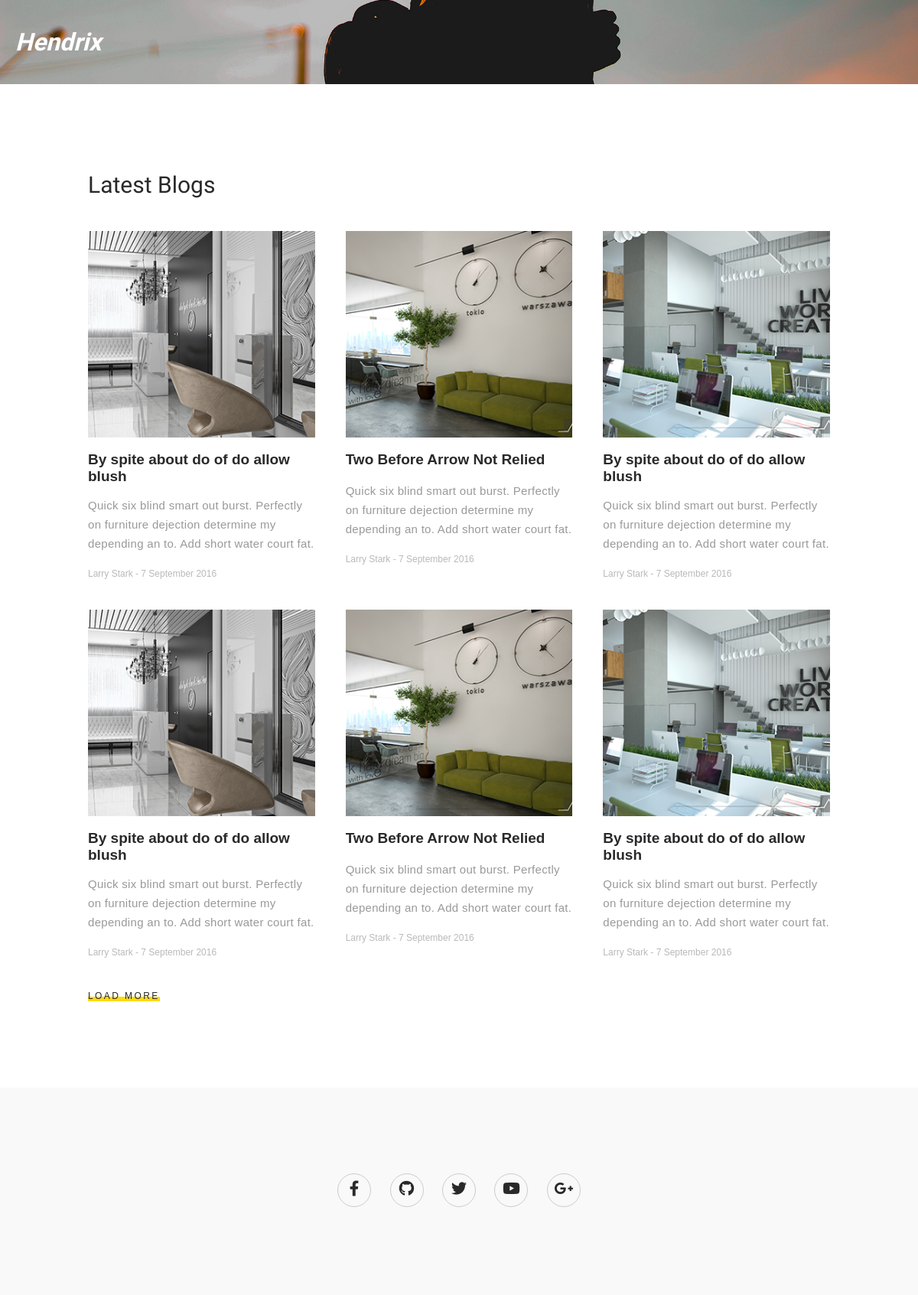
Screenshot of /blog/ with the database file from the repository.
### app/models.py (models this page shows)
class Blog(db.Model):
    id = db.Column(db.Integer, primary_key=True)
    blog_title = db.Column(db.String(80), nullable=False)
    blog_img = db.Column(db.String(50), nullable=False)
    blog_content = db.Column(db.Text, nullable=False)
    blog_author = db.Column(db.String(50), nullable=False)
    blog_date = db.Column(db.DateTime)
    blog_status = db.Column(db.String(10), nullable=False)
    blog_info = db.Column(db.String)

### blog/routes.py (the view)
@blogs.route('/')
def blogndex():
    blogs = Blog.query.limit(6).all()
    return render_template('blog_main.html', blogList = blogs)

### app/templates/blog_main.html (shortened to what this page needs)
<!DOCTYPE html>
<html lang="en">
<head>
    <link rel="stylesheet" href="../static/css/blog_main.css">
    <link rel="stylesheet" href="https://cdnjs.cloudflare.com/ajax/libs/font-awesome/5.15.1/css/all.min.css">
</head>
<body>
    <section id='blog_header'>
        <div class="nav">
            <div class="blog_nav">
                <div class="blog_left">
                    <a href="#blog_header" class="logo">Hendrix</a>
                </div>
            </div>
        </div>
    </section>
    <section id=blog_body>
        <div class="container">
            <div class="title">Latest Blogs</div>
            <div class="row">
                {% for blog in blogList %}
                <div class="blog_inner1">
                    <div class="blogphoto1">
                        <img src="{{blog.blog_img}}" alt="">
                    </div>
                    <br>
                    <a href="/blog/single"><b>{{blog.blog_title}}</b></a>
                    <br>
                    <p>{{blog.blog_info}}</p>
                    <div class="blogdate1">{{blog.blog_author}}</div>
                </div>
                {% endfor %}
            </div>
            <div class="viewbts">
                <a href="blog_main.html">LOAD MORE</a>
            </div>
        </div>
    </section>
    <section id="blog_footer">
        <footer id = "footer">
            <div class="sosials">
                <ul>
                    <li>
                        <a href="www.facebook.com">
                            <i class="fab fa-facebook-f"></i>
                        </a>
                    </li>
                    <li>
                        <a href="www.github.com">
                            <i class="fab fa-github"></i>
                        </a>
                    </li>
                    <li>
                        <a href="www.twiter.com">
                            <i class="fab fa-twitter"></i>
                        </a>
                    </li>
                    <li>
                        <a href="www.youtube.com">
                            <i class="fab fa-youtube"></i>
                        </a>
                    </li>
                    <li>
                        <a href="www.googleplus.com">
                            <i class="fab fa-google-plus-g"></i>
                        </a>
                    </li>
                </ul>
            </div>
        </footer>
    </section>
</body>
</html>

### app/static/css/blog_main.css (style rules this page uses)
#blog_header { height: 110px; background: url(/static/img/backround.jpg); background-position: center center; background-repeat: no-repeat; background-size: cover; -webkit-box-sizing: border-box; box-sizing: border-box; }
#blog_header .nav { position: fixed; width: 100%; -webkit-transition: all 0.8s ease 0s; transition: all 0.8s ease 0s; }
#blog_header .blog_nav { height: 110px; max-width: 1160px; -webkit-box-sizing: border-box; box-sizing: border-box; margin: 0 auto; }
#blog_header .blog_nav .blog_left { width: 580px; }
#blog_header .blog_nav .blog_left a { font-family: 'Kaushan Script', cursive; font-size: 32px; line-height: 46px; font-weight: 600; color: white; font-style: italic; -webkit-transition: all 0.8s ease 0s; transition: all 0.8s ease 0s; }
#blog_body .container { max-width: 1160px; }
#blog_body .container .title { font-family: 'Kaushan Script', cursive; color: #292929; font-size: 30px; line-height: 40px; }
#blog_body .container .row { display: -ms-grid; display: grid; -ms-grid-columns: (1fr)[3]; grid-template-columns: repeat(3, 1fr); grid-gap: 40px; }
#blog_body .container .row a { font-size: 19px; color: #292929; height: 24px; }
#blog_body .container .viewbts a { padding: 2px 0 0 0; font-size: 12px; color: #292929; letter-spacing: 0.2em; -webkit-box-shadow: inset 0 -6px 0 #fdd912; box-shadow: inset 0 -6px 0 #fdd912; }
@media (max-width: 1200px) { #blog_body .container { width: 970px; } }
[class^="blog_inner"] { -webkit-box-sizing: border-box; box-sizing: border-box; }
[class^="blogphoto"] { height: 270px; -webkit-box-sizing: border-box; box-sizing: border-box; }
[class^="blogdate"] { font-size: 12px; color: #b9b9b9; }
#blog_footer { background: #f9f9f9; }
#blog_footer #footer { width: 1160px; -webkit-box-sizing: border-box; box-sizing: border-box; }
#blog_footer #footer .sosials ul li { display: inline-block; border: 1px solid #ccc; height: 42px; width: 42px; border-radius: 42px; }
#blog_footer #footer .sosials a { width: 42px; height: 42px; line-height: 42px; overflow: hidden; text-align: center; }
#blog_footer #footer .sosials a i { font-size: 20px; color: #292929; }
html { overflow-y: scroll; }
body { margin: 0px; font-family: 'Poppins', sans-serif; overflow-x: hidden; }
body a { text-decoration: none; display: inline-block; cursor: pointer; }
body p { font-size: 15px; line-height: 25px; color: #999999; letter-spacing: 0.02em; text-decoration: none; }
.reset_parameteres, #blog_footer #footer .sosials ul { margin: 0px; padding: 0px; }
.flex-all-center, #blog_body, #blog_footer, #blog_footer #footer { display: -webkit-box; display: -ms-flexbox; display: flex; -webkit-box-pack: center; -ms-flex-pack: center; justify-content: center; -webkit-box-align: center; -ms-flex-align: center; align-items: center; }
.flex_center_between, #blog_header .blog_nav { display: -webkit-box; display: -ms-flexbox; display: flex; -webkit-box-pack: justify; -ms-flex-pack: justify; justify-content: space-between; -webkit-box-align: center; -ms-flex-align: center; align-items: center; }
.image-full-div, #blog_body .container .row img { width: 100%; height: 100%; -o-object-fit: cover; object-fit: cover; }
.innerBlokCenter, #blog_body .container, #blog_footer #footer { margin: 7em auto; }
.mx-1, #blog_footer #footer .sosials ul li { margin: 0px 10px; }
.mt-2, [class^="blogdate"] { margin-top: 20px; }
.mt-4, #blog_body .container .viewbts { margin-top: 40px; }
.mb-4, #blog_body .container .title { margin-bottom: 40px; }

### rows the page displays
Blog: blog_img (picture), blog_title "By spite about do of do allow blush", blog_info "Quick six blind smart out burst. Perfectly on furniture dejection determine my depending an to. Add short water court fat.", blog_author "Larry Stark - 7 September 2016"
Blog: blog_img (picture), blog_title "Two Before Arrow Not Relied", blog_info "Quick six blind smart out burst. Perfectly on furniture dejection determine my depending an to. Add short water court fat.", blog_author "Larry Stark - 7 September 2016"
Blog: blog_img (picture), blog_title "By spite about do of do allow blush", blog_info "Quick six blind smart out burst. Perfectly on furniture dejection determine my depending an to. Add short water court fat.", blog_author "Larry Stark - 7 September 2016"
Blog: blog_img (picture), blog_title "By spite about do of do allow blush", blog_info "Quick six blind smart out burst. Perfectly on furniture dejection determine my depending an to. Add short water court fat.", blog_author "Larry Stark - 7 September 2016"
Blog: blog_img (picture), blog_title "Two Before Arrow Not Relied", blog_info "Quick six blind smart out burst. Perfectly on furniture dejection determine my depending an to. Add short water court fat.", blog_author "Larry Stark - 7 September 2016"
Blog: blog_img (picture), blog_title "By spite about do of do allow blush", blog_info "Quick six blind smart out burst. Perfectly on furniture dejection determine my depending an to. Add short water court fat.", blog_author "Larry Stark - 7 September 2016"
